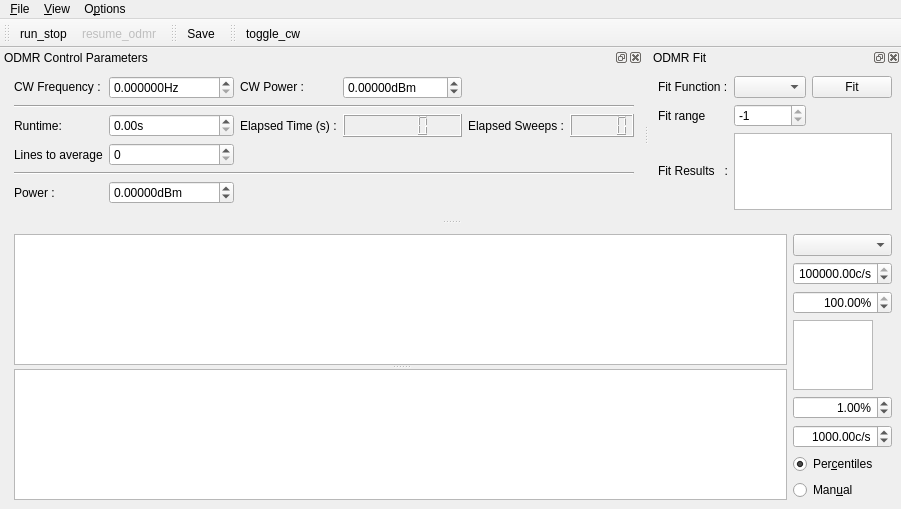
<?xml version="1.0" encoding="UTF-8"?>
<ui version="4.0">
 <class>MainWindow</class>
 <widget class="QMainWindow" name="MainWindow">
  <property name="geometry">
   <rect>
    <x>0</x>
    <y>0</y>
    <width>857</width>
    <height>492</height>
   </rect>
  </property>
  <property name="contextMenuPolicy">
   <enum>Qt::DefaultContextMenu</enum>
  </property>
  <property name="windowTitle">
   <string>qudi: ODMR</string>
  </property>
  <widget class="QWidget" name="centralwidget">
   <layout class="QHBoxLayout" name="horizontalLayout">
    <item>
     <spacer name="horizontalSpacer">
      <property name="orientation">
       <enum>Qt::Horizontal</enum>
      </property>
      <property name="sizeHint" stdset="0">
       <size>
        <width>5</width>
        <height>20</height>
       </size>
      </property>
     </spacer>
    </item>
    <item>
     <widget class="QSplitter" name="splitter">
      <property name="sizePolicy">
       <sizepolicy hsizetype="Preferred" vsizetype="Expanding">
        <horstretch>1</horstretch>
        <verstretch>0</verstretch>
       </sizepolicy>
      </property>
      <property name="orientation">
       <enum>Qt::Vertical</enum>
      </property>
      <widget class="PlotWidget" name="odmr_PlotWidget">
       <property name="sizePolicy">
        <sizepolicy hsizetype="Expanding" vsizetype="Expanding">
         <horstretch>1</horstretch>
         <verstretch>1</verstretch>
        </sizepolicy>
       </property>
      </widget>
      <widget class="PlotWidget" name="odmr_matrix_PlotWidget">
       <property name="sizePolicy">
        <sizepolicy hsizetype="Expanding" vsizetype="Expanding">
         <horstretch>1</horstretch>
         <verstretch>1</verstretch>
        </sizepolicy>
       </property>
      </widget>
     </widget>
    </item>
    <item>
     <layout class="QVBoxLayout" name="verticalLayout">
      <item>
       <widget class="QComboBox" name="odmr_channel_ComboBox"/>
      </item>
      <item>
       <widget class="ScienDSpinBox" name="odmr_cb_max_DoubleSpinBox">
        <property name="maximumSize">
         <size>
          <width>100</width>
          <height>16777215</height>
         </size>
        </property>
        <property name="alignment">
         <set>Qt::AlignRight|Qt::AlignTrailing|Qt::AlignVCenter</set>
        </property>
        <property name="suffix">
         <string>c/s</string>
        </property>
        <property name="minimum">
         <double>-10.000000000000000</double>
        </property>
        <property name="maximum">
         <double>1000000000.000000000000000</double>
        </property>
        <property name="value">
         <double>100000.000000000000000</double>
        </property>
       </widget>
      </item>
      <item>
       <widget class="ScienDSpinBox" name="odmr_cb_high_percentile_DoubleSpinBox">
        <property name="maximumSize">
         <size>
          <width>100</width>
          <height>16777215</height>
         </size>
        </property>
        <property name="alignment">
         <set>Qt::AlignRight|Qt::AlignTrailing|Qt::AlignVCenter</set>
        </property>
        <property name="suffix">
         <string>%</string>
        </property>
        <property name="minimum">
         <double>0.000000000000000</double>
        </property>
        <property name="maximum">
         <double>100.000000000000000</double>
        </property>
        <property name="value">
         <double>100.000000000000000</double>
        </property>
       </widget>
      </item>
      <item>
       <widget class="PlotWidget" name="odmr_cb_PlotWidget">
        <property name="sizePolicy">
         <sizepolicy hsizetype="Expanding" vsizetype="Expanding">
          <horstretch>0</horstretch>
          <verstretch>0</verstretch>
         </sizepolicy>
        </property>
        <property name="maximumSize">
         <size>
          <width>80</width>
          <height>16777215</height>
         </size>
        </property>
       </widget>
      </item>
      <item>
       <widget class="ScienDSpinBox" name="odmr_cb_low_percentile_DoubleSpinBox">
        <property name="maximumSize">
         <size>
          <width>100</width>
          <height>16777215</height>
         </size>
        </property>
        <property name="alignment">
         <set>Qt::AlignRight|Qt::AlignTrailing|Qt::AlignVCenter</set>
        </property>
        <property name="suffix">
         <string>%</string>
        </property>
        <property name="minimum">
         <double>0.000000000000000</double>
        </property>
        <property name="maximum">
         <double>100.000000000000000</double>
        </property>
        <property name="value">
         <double>1.000000000000000</double>
        </property>
       </widget>
      </item>
      <item>
       <widget class="ScienDSpinBox" name="odmr_cb_min_DoubleSpinBox">
        <property name="maximumSize">
         <size>
          <width>100</width>
          <height>16777215</height>
         </size>
        </property>
        <property name="alignment">
         <set>Qt::AlignRight|Qt::AlignTrailing|Qt::AlignVCenter</set>
        </property>
        <property name="suffix">
         <string>c/s</string>
        </property>
        <property name="minimum">
         <double>-10.000000000000000</double>
        </property>
        <property name="maximum">
         <double>1000000000.000000000000000</double>
        </property>
        <property name="value">
         <double>1000.000000000000000</double>
        </property>
       </widget>
      </item>
      <item>
       <widget class="QRadioButton" name="odmr_cb_centiles_RadioButton">
        <property name="text">
         <string>Per&amp;centiles</string>
        </property>
        <property name="checked">
         <bool>true</bool>
        </property>
        <attribute name="buttonGroup">
         <string notr="true">buttonGroup</string>
        </attribute>
       </widget>
      </item>
      <item>
       <widget class="QRadioButton" name="odmr_cb_manual_RadioButton">
        <property name="text">
         <string>Man&amp;ual</string>
        </property>
        <attribute name="buttonGroup">
         <string notr="true">buttonGroup</string>
        </attribute>
       </widget>
      </item>
     </layout>
    </item>
   </layout>
  </widget>
  <widget class="QMenuBar" name="menubar">
   <property name="geometry">
    <rect>
     <x>0</x>
     <y>0</y>
     <width>857</width>
     <height>21</height>
    </rect>
   </property>
   <widget class="QMenu" name="menu_File">
    <property name="title">
     <string>&amp;File</string>
    </property>
    <addaction name="action_Save"/>
    <addaction name="action_Close"/>
   </widget>
   <widget class="QMenu" name="menu_Options">
    <property name="title">
     <string>O&amp;ptions</string>
    </property>
    <addaction name="action_Settings"/>
    <addaction name="action_FitSettings"/>
   </widget>
   <widget class="QMenu" name="menu_View">
    <property name="title">
     <string>&amp;View</string>
    </property>
    <addaction name="action_RestoreDefault"/>
   </widget>
   <addaction name="menu_File"/>
   <addaction name="menu_View"/>
   <addaction name="menu_Options"/>
  </widget>
  <widget class="QToolBar" name="toolBar">
   <property name="windowTitle">
    <string>toolBar</string>
   </property>
   <attribute name="toolBarArea">
    <enum>TopToolBarArea</enum>
   </attribute>
   <attribute name="toolBarBreak">
    <bool>false</bool>
   </attribute>
   <addaction name="action_run_stop"/>
   <addaction name="action_resume_odmr"/>
  </widget>
  <widget class="QDockWidget" name="odmr_control_DockWidget">
   <property name="enabled">
    <bool>true</bool>
   </property>
   <property name="sizePolicy">
    <sizepolicy hsizetype="Fixed" vsizetype="Fixed">
     <horstretch>1</horstretch>
     <verstretch>0</verstretch>
    </sizepolicy>
   </property>
   <property name="baseSize">
    <size>
     <width>0</width>
     <height>20</height>
    </size>
   </property>
   <property name="toolTip">
    <string/>
   </property>
   <property name="windowTitle">
    <string>ODMR Control Parameters</string>
   </property>
   <attribute name="dockWidgetArea">
    <number>4</number>
   </attribute>
   <widget class="QWidget" name="dockWidgetContents_3">
    <property name="sizePolicy">
     <sizepolicy hsizetype="Minimum" vsizetype="Minimum">
      <horstretch>0</horstretch>
      <verstretch>0</verstretch>
     </sizepolicy>
    </property>
    <layout class="QGridLayout" name="gridLayout">
     <item row="4" column="1" colspan="6">
      <widget class="Line" name="line">
       <property name="orientation">
        <enum>Qt::Horizontal</enum>
       </property>
      </widget>
     </item>
     <item row="2" column="6">
      <widget class="QLCDNumber" name="elapsed_sweeps_DisplayWidget"/>
     </item>
     <item row="2" column="3">
      <widget class="QLabel" name="label_8">
       <property name="sizePolicy">
        <sizepolicy hsizetype="Minimum" vsizetype="Minimum">
         <horstretch>0</horstretch>
         <verstretch>0</verstretch>
        </sizepolicy>
       </property>
       <property name="text">
        <string>Elapsed Time (s) :</string>
       </property>
      </widget>
     </item>
     <item row="0" column="1">
      <widget class="QLabel" name="label">
       <property name="sizePolicy">
        <sizepolicy hsizetype="Minimum" vsizetype="Fixed">
         <horstretch>0</horstretch>
         <verstretch>0</verstretch>
        </sizepolicy>
       </property>
       <property name="text">
        <string>CW Frequency :</string>
       </property>
      </widget>
     </item>
     <item row="2" column="2">
      <widget class="QDoubleSpinBox" name="runtime_DoubleSpinBox">
       <property name="sizePolicy">
        <sizepolicy hsizetype="Minimum" vsizetype="Fixed">
         <horstretch>0</horstretch>
         <verstretch>0</verstretch>
        </sizepolicy>
       </property>
       <property name="suffix">
        <string>s</string>
       </property>
       <property name="maximum">
        <double>10000000.000000000000000</double>
       </property>
      </widget>
     </item>
     <item row="5" column="1">
      <widget class="QLabel" name="label_2">
       <property name="sizePolicy">
        <sizepolicy hsizetype="Minimum" vsizetype="Minimum">
         <horstretch>0</horstretch>
         <verstretch>0</verstretch>
        </sizepolicy>
       </property>
       <property name="text">
        <string>Power :</string>
       </property>
      </widget>
     </item>
     <item row="2" column="5">
      <widget class="QLabel" name="label_10">
       <property name="sizePolicy">
        <sizepolicy hsizetype="Minimum" vsizetype="Minimum">
         <horstretch>0</horstretch>
         <verstretch>0</verstretch>
        </sizepolicy>
       </property>
       <property name="text">
        <string>Elapsed Sweeps :</string>
       </property>
      </widget>
     </item>
     <item row="0" column="2">
      <widget class="ScienDSpinBox" name="cw_frequency_DoubleSpinBox">
       <property name="sizePolicy">
        <sizepolicy hsizetype="Minimum" vsizetype="Fixed">
         <horstretch>0</horstretch>
         <verstretch>0</verstretch>
        </sizepolicy>
       </property>
       <property name="suffix">
        <string>Hz</string>
       </property>
       <property name="decimals">
        <number>6</number>
       </property>
       <property name="maximum">
        <double>1000000000.000000000000000</double>
       </property>
       <property name="singleStep">
        <double>0.010000000000000</double>
       </property>
      </widget>
     </item>
     <item row="2" column="4">
      <widget class="QLCDNumber" name="elapsed_time_DisplayWidget">
       <property name="sizePolicy">
        <sizepolicy hsizetype="Minimum" vsizetype="Minimum">
         <horstretch>0</horstretch>
         <verstretch>0</verstretch>
        </sizepolicy>
       </property>
      </widget>
     </item>
     <item row="0" column="3">
      <widget class="QLabel" name="label_6">
       <property name="sizePolicy">
        <sizepolicy hsizetype="Minimum" vsizetype="Fixed">
         <horstretch>0</horstretch>
         <verstretch>0</verstretch>
        </sizepolicy>
       </property>
       <property name="text">
        <string>CW Power :</string>
       </property>
      </widget>
     </item>
     <item row="3" column="1">
      <widget class="QLabel" name="average_label">
       <property name="text">
        <string>Lines to average</string>
       </property>
      </widget>
     </item>
     <item row="1" column="1" colspan="6">
      <widget class="Line" name="line_2">
       <property name="minimumSize">
        <size>
         <width>0</width>
         <height>0</height>
        </size>
       </property>
       <property name="lineWidth">
        <number>1</number>
       </property>
       <property name="midLineWidth">
        <number>0</number>
       </property>
       <property name="orientation">
        <enum>Qt::Horizontal</enum>
       </property>
      </widget>
     </item>
     <item row="0" column="0" rowspan="7">
      <spacer name="horizontalSpacer_2">
       <property name="orientation">
        <enum>Qt::Horizontal</enum>
       </property>
       <property name="sizeHint" stdset="0">
        <size>
         <width>5</width>
         <height>20</height>
        </size>
       </property>
      </spacer>
     </item>
     <item row="3" column="2">
      <widget class="QSpinBox" name="average_level_SpinBox">
       <property name="minimum">
        <number>0</number>
       </property>
       <property name="maximum">
        <number>1000</number>
       </property>
       <property name="singleStep">
        <number>1</number>
       </property>
       <property name="value">
        <number>0</number>
       </property>
      </widget>
     </item>
     <item row="5" column="2">
      <widget class="ScienDSpinBox" name="sweep_power_DoubleSpinBox">
       <property name="sizePolicy">
        <sizepolicy hsizetype="Minimum" vsizetype="Fixed">
         <horstretch>0</horstretch>
         <verstretch>0</verstretch>
        </sizepolicy>
       </property>
       <property name="suffix">
        <string>dBm</string>
       </property>
       <property name="decimals">
        <number>5</number>
       </property>
       <property name="minimum">
        <double>-1000.000000000000000</double>
       </property>
       <property name="maximum">
        <double>100.000000000000000</double>
       </property>
      </widget>
     </item>
     <item row="2" column="1">
      <widget class="QLabel" name="label_7">
       <property name="sizePolicy">
        <sizepolicy hsizetype="Minimum" vsizetype="Minimum">
         <horstretch>0</horstretch>
         <verstretch>0</verstretch>
        </sizepolicy>
       </property>
       <property name="text">
        <string>Runtime:</string>
       </property>
      </widget>
     </item>
     <item row="0" column="4">
      <widget class="ScienDSpinBox" name="cw_power_DoubleSpinBox">
       <property name="sizePolicy">
        <sizepolicy hsizetype="Minimum" vsizetype="Fixed">
         <horstretch>0</horstretch>
         <verstretch>0</verstretch>
        </sizepolicy>
       </property>
       <property name="suffix">
        <string>dBm</string>
       </property>
       <property name="decimals">
        <number>5</number>
       </property>
       <property name="minimum">
        <double>-1000.000000000000000</double>
       </property>
       <property name="maximum">
        <double>100.000000000000000</double>
       </property>
      </widget>
     </item>
    </layout>
   </widget>
  </widget>
  <widget class="QDockWidget" name="odmr_fit_DockWidget">
   <property name="sizePolicy">
    <sizepolicy hsizetype="Minimum" vsizetype="Minimum">
     <horstretch>0</horstretch>
     <verstretch>0</verstretch>
    </sizepolicy>
   </property>
   <property name="baseSize">
    <size>
     <width>0</width>
     <height>20</height>
    </size>
   </property>
   <property name="windowTitle">
    <string>ODMR Fit</string>
   </property>
   <attribute name="dockWidgetArea">
    <number>4</number>
   </attribute>
   <widget class="QWidget" name="dockWidgetContents_5">
    <property name="sizePolicy">
     <sizepolicy hsizetype="Minimum" vsizetype="Minimum">
      <horstretch>0</horstretch>
      <verstretch>0</verstretch>
     </sizepolicy>
    </property>
    <layout class="QGridLayout" name="gridLayout_2">
     <item row="0" column="2">
      <widget class="QPushButton" name="do_fit_PushButton">
       <property name="sizePolicy">
        <sizepolicy hsizetype="Minimum" vsizetype="Fixed">
         <horstretch>0</horstretch>
         <verstretch>0</verstretch>
        </sizepolicy>
       </property>
       <property name="text">
        <string>Fit</string>
       </property>
      </widget>
     </item>
     <item row="0" column="1">
      <widget class="FitSettingsComboBox" name="fit_methods_ComboBox">
       <property name="sizePolicy">
        <sizepolicy hsizetype="Minimum" vsizetype="Fixed">
         <horstretch>0</horstretch>
         <verstretch>0</verstretch>
        </sizepolicy>
       </property>
      </widget>
     </item>
     <item row="2" column="1" colspan="2">
      <widget class="QTextBrowser" name="odmr_fit_results_DisplayWidget">
       <property name="sizePolicy">
        <sizepolicy hsizetype="Ignored" vsizetype="Expanding">
         <horstretch>0</horstretch>
         <verstretch>0</verstretch>
        </sizepolicy>
       </property>
       <property name="baseSize">
        <size>
         <width>0</width>
         <height>1</height>
        </size>
       </property>
       <property name="sizeAdjustPolicy">
        <enum>QAbstractScrollArea::AdjustToContents</enum>
       </property>
       <property name="tabChangesFocus">
        <bool>true</bool>
       </property>
      </widget>
     </item>
     <item row="0" column="0">
      <widget class="QLabel" name="label_9">
       <property name="sizePolicy">
        <sizepolicy hsizetype="Fixed" vsizetype="Minimum">
         <horstretch>0</horstretch>
         <verstretch>0</verstretch>
        </sizepolicy>
       </property>
       <property name="text">
        <string>Fit Function :</string>
       </property>
      </widget>
     </item>
     <item row="2" column="0">
      <widget class="QLabel" name="label_12">
       <property name="sizePolicy">
        <sizepolicy hsizetype="Fixed" vsizetype="Fixed">
         <horstretch>0</horstretch>
         <verstretch>0</verstretch>
        </sizepolicy>
       </property>
       <property name="text">
        <string>Fit Results   :</string>
       </property>
      </widget>
     </item>
     <item row="1" column="1">
      <widget class="QSpinBox" name="fit_range_SpinBox">
       <property name="maximum">
        <number>-1</number>
       </property>
      </widget>
     </item>
     <item row="1" column="0">
      <widget class="QLabel" name="fit_range_Label">
       <property name="text">
        <string>Fit range</string>
       </property>
      </widget>
     </item>
    </layout>
   </widget>
  </widget>
  <widget class="QToolBar" name="save_ToolBar">
   <property name="windowTitle">
    <string>toolBar_2</string>
   </property>
   <attribute name="toolBarArea">
    <enum>TopToolBarArea</enum>
   </attribute>
   <attribute name="toolBarBreak">
    <bool>false</bool>
   </attribute>
   <addaction name="action_Save"/>
  </widget>
  <widget class="QToolBar" name="cw_ToolBar">
   <property name="windowTitle">
    <string>toolBar_2</string>
   </property>
   <attribute name="toolBarArea">
    <enum>TopToolBarArea</enum>
   </attribute>
   <attribute name="toolBarBreak">
    <bool>false</bool>
   </attribute>
   <addaction name="action_toggle_cw"/>
  </widget>
  <action name="action_Settings">
   <property name="icon">
    <iconset>
     <normaloff>../../artwork/icons/oxygen/22x22/configure.png</normaloff>../../artwork/icons/oxygen/22x22/configure.png</iconset>
   </property>
   <property name="text">
    <string>&amp;Settings</string>
   </property>
  </action>
  <action name="action_Save">
   <property name="icon">
    <iconset>
     <normaloff>../../artwork/icons/oxygen/22x22/document-save.png</normaloff>../../artwork/icons/oxygen/22x22/document-save.png</iconset>
   </property>
   <property name="text">
    <string>&amp;Save</string>
   </property>
   <property name="toolTip">
    <string>Save odmr data</string>
   </property>
  </action>
  <action name="action_Close">
   <property name="icon">
    <iconset>
     <normaloff>../../artwork/icons/oxygen/22x22/application-exit.png</normaloff>../../artwork/icons/oxygen/22x22/application-exit.png</iconset>
   </property>
   <property name="text">
    <string>&amp;Close</string>
   </property>
  </action>
  <action name="action_run_stop">
   <property name="checkable">
    <bool>true</bool>
   </property>
   <property name="icon">
    <iconset>
     <normaloff>../../artwork/icons/qudiTheme/22x22/start-counter.png</normaloff>
     <activeon>../../artwork/icons/qudiTheme/22x22/stop-counter.png</activeon>../../artwork/icons/qudiTheme/22x22/start-counter.png</iconset>
   </property>
   <property name="text">
    <string>run_stop</string>
   </property>
  </action>
  <action name="action_resume_odmr">
   <property name="checkable">
    <bool>true</bool>
   </property>
   <property name="enabled">
    <bool>false</bool>
   </property>
   <property name="icon">
    <iconset>
     <normaloff>../../artwork/icons/qudiTheme/22x22/restart-counter.png</normaloff>
     <activeon>../../artwork/icons/qudiTheme/22x22/stop-counter.png</activeon>../../artwork/icons/qudiTheme/22x22/restart-counter.png</iconset>
   </property>
   <property name="text">
    <string>resume_odmr</string>
   </property>
   <property name="toolTip">
    <string>resume odmr measurement</string>
   </property>
  </action>
  <action name="action_RestoreDefault">
   <property name="text">
    <string>Restore &amp;default</string>
   </property>
  </action>
  <action name="action_FitSettings">
   <property name="text">
    <string>Fit settings</string>
   </property>
  </action>
  <action name="action_toggle_cw">
   <property name="checkable">
    <bool>true</bool>
   </property>
   <property name="icon">
    <iconset>
     <normaloff>../../artwork/icons/oxygen/22x22/media-playback-start.png</normaloff>
     <normalon>../../artwork/icons/oxygen/22x22/media-playback-stop.png</normalon>
     <activeon>../../artwork/icons/oxygen/22x22/media-playback-stop.png</activeon>../../artwork/icons/oxygen/22x22/media-playback-start.png</iconset>
   </property>
   <property name="text">
    <string>toggle_cw</string>
   </property>
   <property name="toolTip">
    <string>toggle microwave CW output</string>
   </property>
  </action>
 </widget>
 <customwidgets>
  <customwidget>
   <class>ScienDSpinBox</class>
   <extends>QDoubleSpinBox</extends>
   <header>qtwidgets.scientific_spinbox.h</header>
  </customwidget>
  <customwidget>
   <class>PlotWidget</class>
   <extends>QGraphicsView</extends>
   <header>pyqtgraph</header>
  </customwidget>
  <customwidget>
   <class>FitSettingsComboBox</class>
   <extends>QComboBox</extends>
   <header>gui/fitsettings</header>
  </customwidget>
 </customwidgets>
 <tabstops>
  <tabstop>odmr_cb_max_DoubleSpinBox</tabstop>
  <tabstop>odmr_cb_high_percentile_DoubleSpinBox</tabstop>
  <tabstop>odmr_cb_PlotWidget</tabstop>
  <tabstop>odmr_cb_low_percentile_DoubleSpinBox</tabstop>
  <tabstop>odmr_cb_min_DoubleSpinBox</tabstop>
  <tabstop>odmr_cb_centiles_RadioButton</tabstop>
  <tabstop>odmr_cb_manual_RadioButton</tabstop>
  <tabstop>odmr_PlotWidget</tabstop>
  <tabstop>odmr_matrix_PlotWidget</tabstop>
 </tabstops>
 <resources/>
 <connections>
  <connection>
   <sender>action_Close</sender>
   <signal>triggered()</signal>
   <receiver>MainWindow</receiver>
   <slot>close()</slot>
   <hints>
    <hint type="sourcelabel">
     <x>-1</x>
     <y>-1</y>
    </hint>
    <hint type="destinationlabel">
     <x>531</x>
     <y>347</y>
    </hint>
   </hints>
  </connection>
 </connections>
 <buttongroups>
  <buttongroup name="buttonGroup"/>
 </buttongroups>
</ui>
